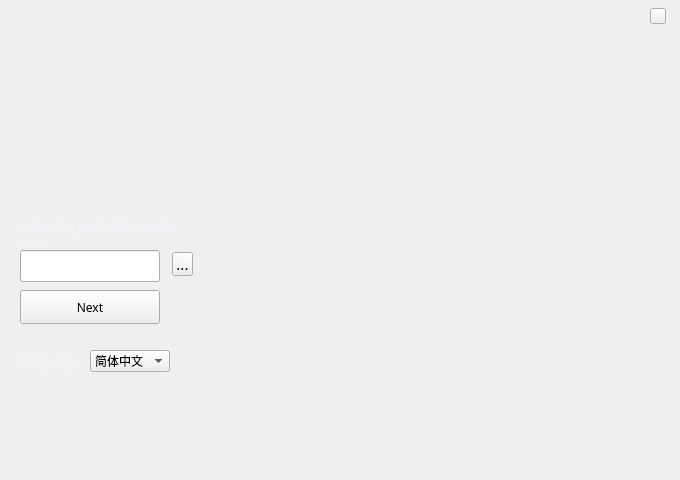
<?xml version="1.0" encoding="UTF-8"?>
<ui version="4.0">
 <class>SelectWalletPathWidget</class>
 <widget class="QWidget" name="SelectWalletPathWidget">
  <property name="geometry">
   <rect>
    <x>0</x>
    <y>0</y>
    <width>680</width>
    <height>480</height>
   </rect>
  </property>
  <property name="font">
   <font>
    <family>Microsoft YaHei UI Light</family>
   </font>
  </property>
  <property name="windowTitle">
   <string>Form</string>
  </property>
  <widget class="QToolButton" name="pathBtn">
   <property name="geometry">
    <rect>
     <x>172</x>
     <y>252</y>
     <width>21</width>
     <height>24</height>
    </rect>
   </property>
   <property name="font">
    <font>
     <pointsize>-1</pointsize>
    </font>
   </property>
   <property name="cursor">
    <cursorShape>PointingHandCursor</cursorShape>
   </property>
   <property name="styleSheet">
    <string notr="true">font-size:15px;</string>
   </property>
   <property name="text">
    <string>...</string>
   </property>
  </widget>
  <widget class="QLineEdit" name="pathLineEdit">
   <property name="geometry">
    <rect>
     <x>20</x>
     <y>250</y>
     <width>140</width>
     <height>32</height>
    </rect>
   </property>
   <property name="font">
    <font>
     <pointsize>10</pointsize>
    </font>
   </property>
   <property name="styleSheet">
    <string notr="true"/>
   </property>
   <property name="readOnly">
    <bool>true</bool>
   </property>
   <property name="placeholderText">
    <string/>
   </property>
  </widget>
  <widget class="QToolButton" name="closeBtn">
   <property name="geometry">
    <rect>
     <x>650</x>
     <y>8</y>
     <width>16</width>
     <height>16</height>
    </rect>
   </property>
   <property name="cursor">
    <cursorShape>PointingHandCursor</cursorShape>
   </property>
   <property name="focusPolicy">
    <enum>Qt::NoFocus</enum>
   </property>
   <property name="text">
    <string/>
   </property>
  </widget>
  <widget class="QToolButton" name="okBtn">
   <property name="geometry">
    <rect>
     <x>20</x>
     <y>290</y>
     <width>140</width>
     <height>34</height>
    </rect>
   </property>
   <property name="cursor">
    <cursorShape>PointingHandCursor</cursorShape>
   </property>
   <property name="focusPolicy">
    <enum>Qt::NoFocus</enum>
   </property>
   <property name="styleSheet">
    <string notr="true"/>
   </property>
   <property name="text">
    <string>Next</string>
   </property>
  </widget>
  <widget class="QLabel" name="label_version">
   <property name="geometry">
    <rect>
     <x>60</x>
     <y>114</y>
     <width>80</width>
     <height>20</height>
    </rect>
   </property>
   <property name="font">
    <font>
     <family>微软雅黑</family>
     <pointsize>-1</pointsize>
     <weight>50</weight>
     <italic>false</italic>
     <bold>false</bold>
    </font>
   </property>
   <property name="styleSheet">
    <string notr="true">font: 14px &quot;微软雅黑&quot;;</string>
   </property>
   <property name="text">
    <string/>
   </property>
   <property name="alignment">
    <set>Qt::AlignCenter</set>
   </property>
  </widget>
  <widget class="QLabel" name="label">
   <property name="geometry">
    <rect>
     <x>20</x>
     <y>220</y>
     <width>180</width>
     <height>30</height>
    </rect>
   </property>
   <property name="styleSheet">
    <string notr="true">color: rgb(243, 241, 250);
font: 12px &quot;微软雅黑&quot;;</string>
   </property>
   <property name="text">
    <string>Select the path of the wallet data</string>
   </property>
   <property name="alignment">
    <set>Qt::AlignLeading|Qt::AlignLeft|Qt::AlignVCenter</set>
   </property>
   <property name="wordWrap">
    <bool>true</bool>
   </property>
  </widget>
  <widget class="QLabel" name="label_2">
   <property name="geometry">
    <rect>
     <x>20</x>
     <y>350</y>
     <width>60</width>
     <height>22</height>
    </rect>
   </property>
   <property name="styleSheet">
    <string notr="true">color: rgb(243, 241, 250);
font: 12px &quot;微软雅黑&quot;;</string>
   </property>
   <property name="text">
    <string>Language</string>
   </property>
   <property name="wordWrap">
    <bool>true</bool>
   </property>
  </widget>
  <widget class="QComboBox" name="languageComboBox">
   <property name="geometry">
    <rect>
     <x>90</x>
     <y>350</y>
     <width>80</width>
     <height>22</height>
    </rect>
   </property>
   <item>
    <property name="text">
     <string>简体中文</string>
    </property>
   </item>
   <item>
    <property name="text">
     <string>English</string>
    </property>
   </item>
  </widget>
  <zorder>pathLineEdit</zorder>
  <zorder>pathBtn</zorder>
  <zorder>closeBtn</zorder>
  <zorder>okBtn</zorder>
  <zorder>label_version</zorder>
  <zorder>label</zorder>
  <zorder>label_2</zorder>
  <zorder>languageComboBox</zorder>
 </widget>
 <resources/>
 <connections/>
</ui>
